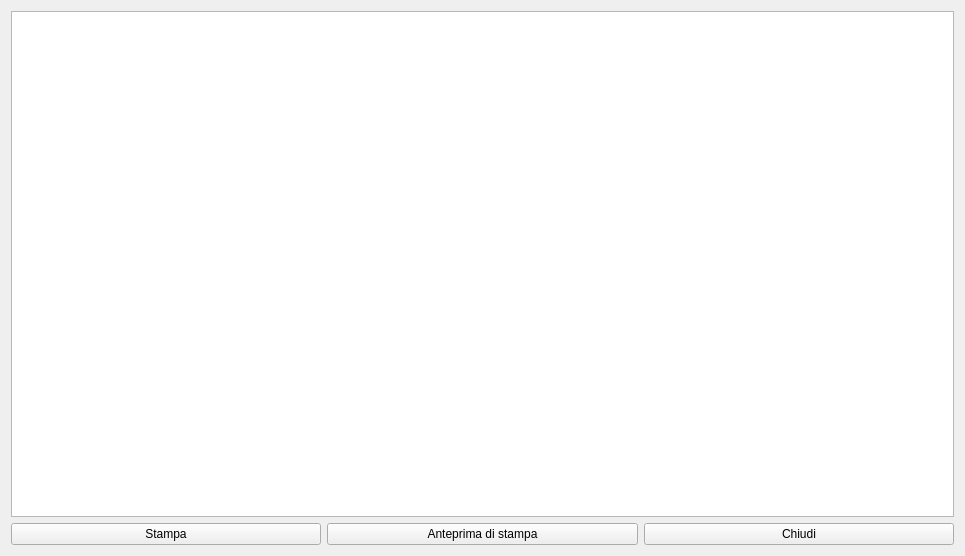
<?xml version="1.0" encoding="UTF-8"?>
<ui version="4.0">
 <class>FPrint</class>
 <widget class="QWidget" name="FPrint">
  <property name="geometry">
   <rect>
    <x>0</x>
    <y>0</y>
    <width>965</width>
    <height>556</height>
   </rect>
  </property>
  <property name="windowTitle">
   <string>Form</string>
  </property>
  <layout class="QVBoxLayout" name="verticalLayout">
   <item>
    <widget class="QTextEdit" name="textEdit"/>
   </item>
   <item>
    <layout class="QHBoxLayout" name="horizontalLayout">
     <item>
      <widget class="QPushButton" name="pbStampa">
       <property name="text">
        <string>Stampa</string>
       </property>
      </widget>
     </item>
     <item>
      <widget class="QPushButton" name="pbAnteprima">
       <property name="text">
        <string>Anteprima di stampa</string>
       </property>
      </widget>
     </item>
     <item>
      <widget class="QPushButton" name="pushButton_3">
       <property name="text">
        <string>Chiudi</string>
       </property>
      </widget>
     </item>
    </layout>
   </item>
  </layout>
 </widget>
 <resources/>
 <connections/>
</ui>
